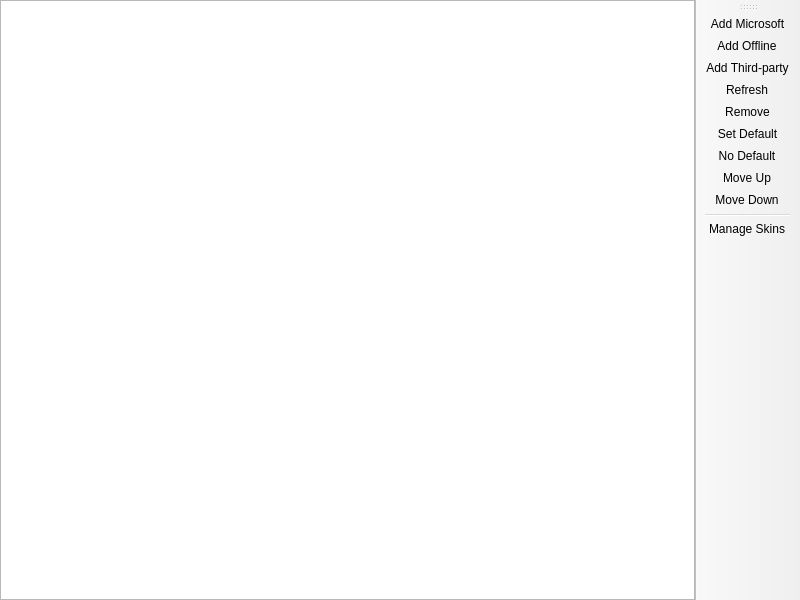
<?xml version="1.0" encoding="UTF-8"?>
<ui version="4.0">
 <class>AccountListPage</class>
 <widget class="QMainWindow" name="AccountListPage">
  <property name="geometry">
   <rect>
    <x>0</x>
    <y>0</y>
    <width>800</width>
    <height>600</height>
   </rect>
  </property>
  <widget class="QWidget" name="centralwidget">
   <layout class="QHBoxLayout" name="horizontalLayout">
    <property name="leftMargin">
     <number>0</number>
    </property>
    <property name="topMargin">
     <number>0</number>
    </property>
    <property name="rightMargin">
     <number>0</number>
    </property>
    <property name="bottomMargin">
     <number>0</number>
    </property>
    <item>
     <widget class="VersionListView" name="listView">
      <property name="alternatingRowColors">
       <bool>true</bool>
      </property>
      <property name="rootIsDecorated">
       <bool>false</bool>
      </property>
      <property name="itemsExpandable">
       <bool>false</bool>
      </property>
      <property name="allColumnsShowFocus">
       <bool>true</bool>
      </property>
      <attribute name="headerStretchLastSection">
       <bool>false</bool>
      </attribute>
     </widget>
    </item>
   </layout>
  </widget>
  <widget class="WideBar" name="toolBar">
   <attribute name="toolBarArea">
    <enum>RightToolBarArea</enum>
   </attribute>
   <attribute name="toolBarBreak">
    <bool>false</bool>
   </attribute>
   <addaction name="actionAddMicrosoft"/>
   <addaction name="actionAddOffline"/>
   <addaction name="actionAddYggdrasil"/>
   <addaction name="actionRefresh"/>
   <addaction name="actionRemove"/>
   <addaction name="actionSetDefault"/>
   <addaction name="actionNoDefault"/>
   <addaction name="actionMoveUp"/>
   <addaction name="actionMoveDown"/>
   <addaction name="separator"/>
   <addaction name="actionManageSkins"/>
  </widget>
  <action name="actionSetDefault">
   <property name="text">
    <string>&amp;Set Default</string>
   </property>
  </action>
  <action name="actionNoDefault">
   <property name="checkable">
    <bool>true</bool>
   </property>
   <property name="text">
    <string>&amp;No Default</string>
   </property>
  </action>
  <action name="actionManageSkins">
   <property name="text">
    <string>&amp;Manage Skins</string>
   </property>
   <property name="toolTip">
    <string>Manage Skins</string>
   </property>
  </action>
  <action name="actionAddMicrosoft">
   <property name="text">
    <string>&amp;Add Microsoft</string>
   </property>
  </action>
  <action name="actionAddOffline">
   <property name="text">
    <string>Add &amp;Offline</string>
   </property>
  </action>
  <action name="actionAddYggdrasil">
   <property name="text">
    <string>Add &amp;Third-party</string>
   </property>
  </action>
  <action name="actionRefresh">
   <property name="text">
    <string>&amp;Refresh</string>
   </property>
   <property name="toolTip">
    <string>Refresh the account tokens</string>
   </property>
  </action>
  <action name="actionRemove">
   <property name="text">
    <string>Remo&amp;ve</string>
   </property>
  </action>
  <action name="actionMoveUp">
   <property name="text">
    <string>Move &amp;Up</string>
   </property>
  </action>
  <action name="actionMoveDown">
   <property name="text">
    <string>Move &amp;Down</string>
   </property>
  </action>
 </widget>
 <customwidgets>
  <customwidget>
   <class>VersionListView</class>
   <extends>QTreeView</extends>
   <header>ui/widgets/VersionListView.h</header>
  </customwidget>
  <customwidget>
   <class>WideBar</class>
   <extends>QToolBar</extends>
   <header>ui/widgets/WideBar.h</header>
  </customwidget>
 </customwidgets>
 <resources/>
 <connections/>
</ui>
